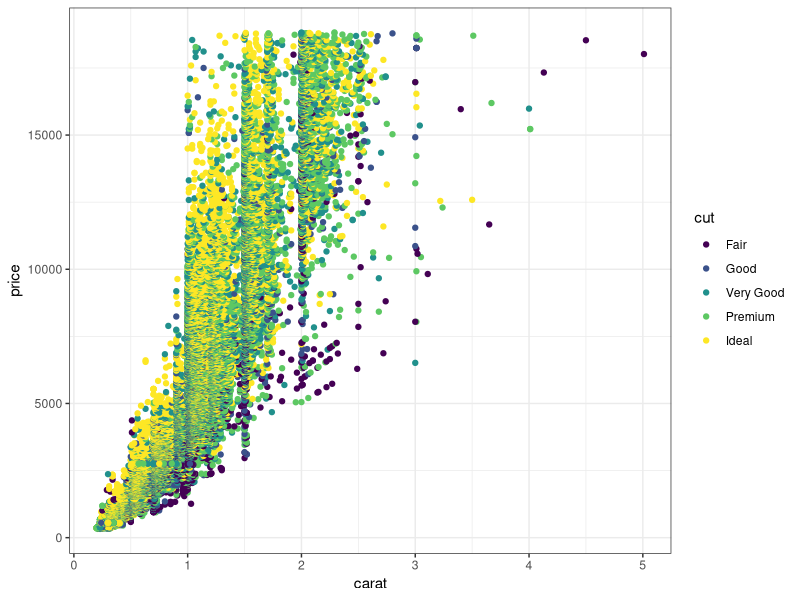

Reproduce this figure in R.
## ---- chunk 1
library(ggplot2)
## ---- chunk 2
qplot(x=carat, y=price, color=cut, data=diamonds) + theme_bw()
## ---- chunk 3
v1 = c("a","b","c","d")
## ---- chunk 4
v1[2]
v1[c(4,1)]
